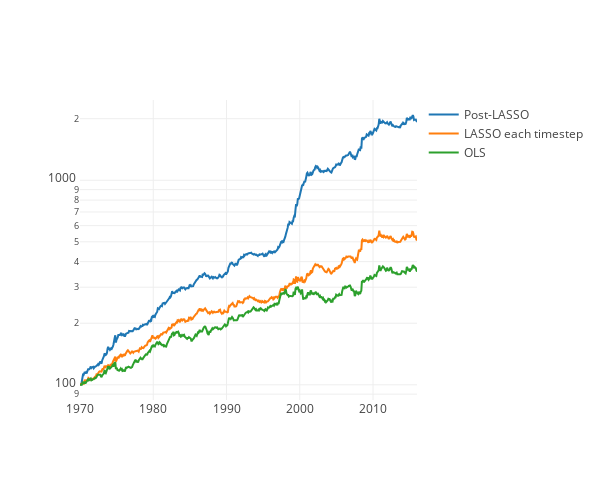

Notebook code for this chart:
### Code cell
mychart([perf_post_LASSO, perf_LASSO_each_timestep, perf_OLS],["Post-LASSO", "LASSO each timestep", "OLS"])

### Figure 1 — Plotly figure (JSON) as saved in the notebook; plotly's stock layout.template omitted (floating-point values rounded to 4 significant figures; data arrays with more than 128 entries replaced by an {"elided": "..."} marker saying what was removed)
{"data": [{"mode": "line", "name": "Post-LASSO", "type": "scatter", "x": {"elided": "564 float values"}, "y": {"elided": "564 float values"}}, {"mode": "line", "name": "LASSO each timestep", "type": "scatter", "x": {"elided": "564 float values"}, "y": {"elided": "564 float values"}}, {"mode": "line", "name": "OLS", "type": "scatter", "x": {"elided": "564 float values"}, "y": {"elided": "564 float values"}}], "layout": {"autosize": false, "height": 480, "width": 600, "yaxis": {"autorange": true, "type": "log"}}}
